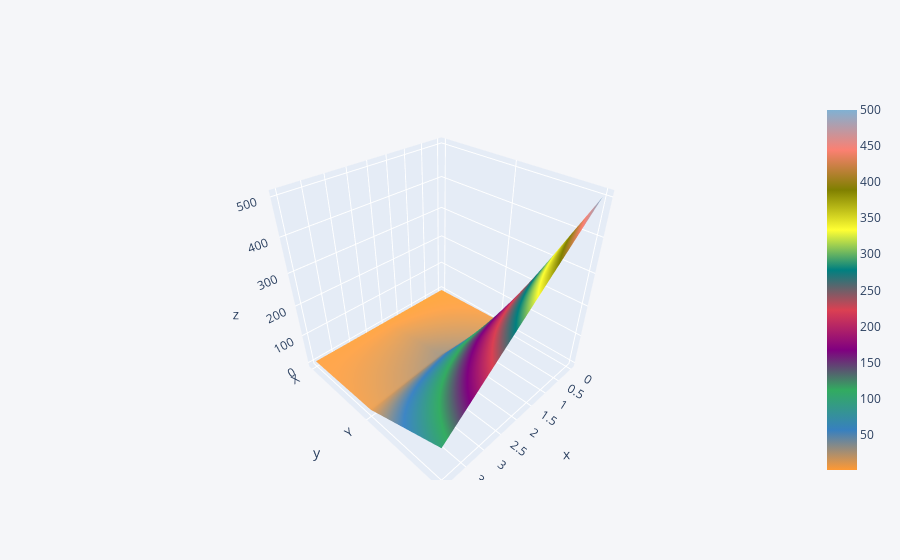

Write notebook code for a chart like this one.
### Code cell
df3.iplot(kind='surface')

### Figure 1 — Plotly figure (JSON) as saved in the notebook; plotly's stock layout.template omitted (floating-point values rounded to 4 significant figures)
{"data": [{"colorscale": [[0, "rgb(255, 153, 51)"], [0.1111, "rgb(55, 128, 191)"], [0.2222, "rgb(50, 171, 96)"], [0.3333, "rgb(128, 0, 128)"], [0.4444, "rgb(219, 64, 82)"], [0.5556, "rgb(0, 128, 128)"], [0.6667, "rgb(255, 255, 51)"], [0.7778, "rgb(128, 128, 0)"], [0.8889, "rgb(251, 128, 114)"], [1, "rgb(128, 177, 211)"]], "type": "surface", "x": [0, 1, 2, 3, 4], "y": ["X", "Y", "Z"], "z": [[1, 2, 3, 4, 5], [10, 20, 30, 20, 10], [500, 400, 300, 200, 100]]}], "layout": {"legend": {"bgcolor": "#F5F6F9", "font": {"color": "#4D5663"}}, "paper_bgcolor": "#F5F6F9", "plot_bgcolor": "#F5F6F9", "title": {"font": {"color": "#4D5663"}}, "xaxis": {"gridcolor": "#E1E5ED", "showgrid": true, "tickfont": {"color": "#4D5663"}, "title": {"font": {"color": "#4D5663"}, "text": ""}, "zerolinecolor": "#E1E5ED"}, "yaxis": {"gridcolor": "#E1E5ED", "showgrid": true, "tickfont": {"color": "#4D5663"}, "title": {"font": {"color": "#4D5663"}, "text": ""}, "zerolinecolor": "#E1E5ED"}}}
